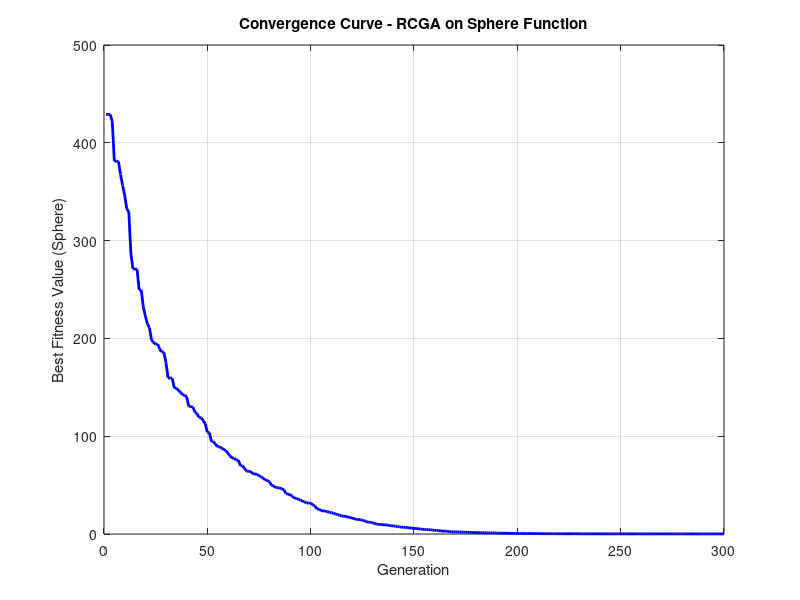

Recreate this plot in MATLAB.
function run_rcga_sphere()
    % Sphere function settings
    dim = 30;                      % Dimensionality
    bounds = [-10, 10];            % Search space
    populationSize = 100;
    generations = 300;
    crossoverProb = 0.9;
    mutationProb = 0.05;

    % Initialize population
    population = bounds(1) + (bounds(2) - bounds(1)) * rand(populationSize, dim);
    fitnessHistory = zeros(generations, 1);

    % Evaluate initial fitness
    fitnessScores = arrayfun(@(i) -sphere_function(population(i, :)), 1:populationSize);

    for gen = 1:generations
        selectedParents = perform_selection(population, fitnessScores);
        offspring = apply_sbx(selectedParents, crossoverProb, bounds);
        mutatedOffspring = apply_gaussian_mutation(offspring, mutationProb, bounds);

        newFitness = arrayfun(@(i) -sphere_function(mutatedOffspring(i, :)), 1:populationSize);
        [population, fitnessScores] = elitism_selection(population, fitnessScores, mutatedOffspring, newFitness);

        bestFitness = max(fitnessScores);           % Since we minimize, we store -fitness
        fitnessHistory(gen) = -bestFitness;         % Convert back to positive for plotting
    end

    % Plot convergence graph
    figure;
    plot(1:generations, fitnessHistory, 'b-', 'LineWidth', 2);
    xlabel('Generation');
    ylabel('Best Fitness Value (Sphere)');
    title('Convergence Curve - RCGA on Sphere Function');
    grid on;
end

function f = sphere_function(x)
    f = sum(x .^ 2);
end

function offspring = apply_sbx(parents, crossoverProb, bounds)
    [popSize, numGenes] = size(parents);
    offspring = parents;
    
    for i = 1:2:popSize-1
        if rand < crossoverProb
            u = rand(1, numGenes);
            beta = (2 .* u) .^ (1/3) .* (u <= 0.5) + (1 ./ (2 .* (1 - u))) .^ (1/3) .* (u > 0.5);
            offspring(i, :) = 0.5 * ((1 + beta) .* parents(i, :) + (1 - beta) .* parents(i+1, :));
            offspring(i+1, :) = 0.5 * ((1 - beta) .* parents(i, :) + (1 + beta) .* parents(i+1, :));
        end
    end
    
    % Ensure bounds
    offspring = min(bounds(2), max(bounds(1), offspring));
end

function mutated = apply_gaussian_mutation(offspring, mutationProb, bounds)
    [popSize, numGenes] = size(offspring);
    mutated = offspring + mutationProb * randn(popSize, numGenes);
    mutated = max(bounds(1), min(bounds(2), mutated));
end

function [newPop, newFit] = elitism_selection(oldPop, oldFit, newPop, newFit)
    combinedPop = [oldPop; newPop];
    combinedFit = [oldFit, newFit];
    [~, sortedIdx] = sort(combinedFit, 'descend'); % Maximize fitness
    newPop = combinedPop(sortedIdx(1:size(oldPop, 1)), :);
    newFit = combinedFit(sortedIdx(1:size(oldPop, 1)));
end

function selected = perform_selection(population, fitnessValues)
    popSize = size(population, 1);
    selected = zeros(size(population));
    for i = 1:popSize
        idx1 = randi(popSize);
        idx2 = randi(popSize);
        if fitnessValues(idx1) > fitnessValues(idx2)
            selected(i, :) = population(idx1, :);
        else
            selected(i, :) = population(idx2, :);
        end
    end
end


